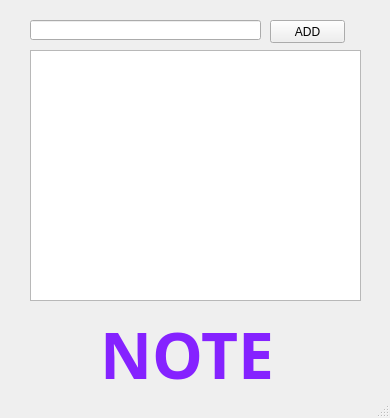
<?xml version="1.0" encoding="UTF-8"?>
<ui version="4.0">
 <class>MainWindow</class>
 <widget class="QMainWindow" name="MainWindow">
  <property name="geometry">
   <rect>
    <x>0</x>
    <y>0</y>
    <width>390</width>
    <height>418</height>
   </rect>
  </property>
  <property name="windowTitle">
   <string>MainWindow</string>
  </property>
  <widget class="QWidget" name="centralwidget">
   <widget class="QListWidget" name="listWidget">
    <property name="geometry">
     <rect>
      <x>30</x>
      <y>50</y>
      <width>331</width>
      <height>251</height>
     </rect>
    </property>
   </widget>
   <widget class="QLineEdit" name="lineEdit_item">
    <property name="geometry">
     <rect>
      <x>30</x>
      <y>20</y>
      <width>231</width>
      <height>20</height>
     </rect>
    </property>
   </widget>
   <widget class="QPushButton" name="pushButton_addItem">
    <property name="geometry">
     <rect>
      <x>270</x>
      <y>20</y>
      <width>75</width>
      <height>23</height>
     </rect>
    </property>
    <property name="text">
     <string>ADD</string>
    </property>
   </widget>
   <widget class="QLabel" name="label">
    <property name="geometry">
     <rect>
      <x>100</x>
      <y>310</y>
      <width>201</width>
      <height>71</height>
     </rect>
    </property>
    <property name="font">
     <font>
      <family>Yu Mincho Demibold</family>
      <pointsize>36</pointsize>
      <weight>75</weight>
      <bold>true</bold>
     </font>
    </property>
    <property name="text">
     <string>&lt;html&gt;&lt;head/&gt;&lt;body&gt;&lt;p&gt;&lt;span style=&quot; font-size:48pt; color:#8522ff;&quot;&gt;NOTE&lt;/span&gt;&lt;/p&gt;&lt;/body&gt;&lt;/html&gt;</string>
    </property>
   </widget>
  </widget>
  <widget class="QMenuBar" name="menubar">
   <property name="geometry">
    <rect>
     <x>0</x>
     <y>0</y>
     <width>390</width>
     <height>21</height>
    </rect>
   </property>
  </widget>
  <widget class="QStatusBar" name="statusbar"/>
 </widget>
 <resources/>
 <connections/>
</ui>
